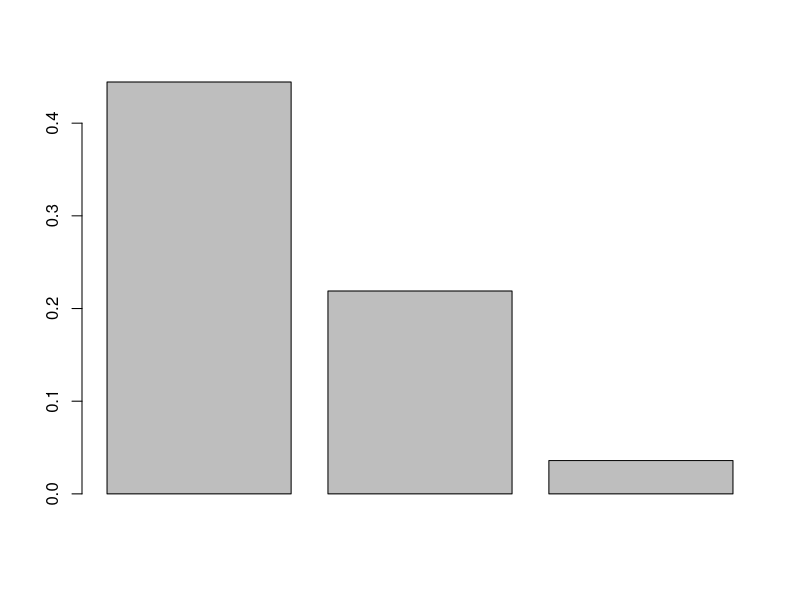

R code for this plot:
#Binomial distribution 
#exercise 1:
#x=1:25 n = 25 p = 0.25 
sum(dbinom(1:25,25,0.25))
#exercise 2:
#x=12  n=20 p=0.33
dbinom(12,20,0.33)
#exercise 3:
#x=48 n=50 p = 0.5, 1- because the succses is not the inaccurate results but accurate results.
1-dbinom(48,50,0.5)
#exercise 4:
#x=1:2 n=3 p=0.166
sum(dbinom(1:3,3,0.33))
barplot(dbinom(1:3,3,0.33))
#exercise 5:
#n = 500 p=1/5
500*(1/5)
#exercise 6:
#sqrt(np(1-p))
#A 
60*0.33
sqrt(60*0.33*(1-0.33))
#B
10*(1/6)
sqrt(10*(1/6)*(1-(1/6)))
#C
40*0.16
sqrt(40*0.16*(1-0.16))
#exercise 7:
15*0.8
sqrt(15*0.8*(1-0.8))
#exercise 8:
sum(dbinom(400:500,500,0.75))
#exercise 9:
dbinom(1,20,(1/7))
#exercise 10:
#1
dbinom(500,1000,0.5)
#2
dbinom(490,1000,0.5)
#3
sum(dbinom(0:489,1000,0.5))
#exercise 11:
dbinom(3,6,0.4)
#exercise 12:
#A
#Yes we can use the bin dist to model the outcome
#n=2000, p=0.04
#B
#expected value= 2000*0.04 = 80
2000*0.04
#standard dev = 
sqrt(2000*0.04*(1-0.04))


#Poisson distribution 
#exercise 1:
